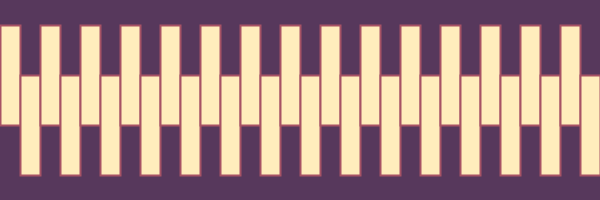
Frame 1 (no input)
Frame 60 (the mouse pressed at the canvas centre just before this capture): identical to frame 1, image omitted
Frame 120 (the mouse held since frame 60 and released just before this capture): identical to frame 1, image omitted

The Processing sketch that drew this single still picture (run headless with seeded random() and noise(); from frame 60 on, the mouse is pressed at the canvas centre):

// Processing sketch: processing_180400
// ── processing_180400.pde

void setup () {
  size (600, 200);
  smooth();
}

void draw () {

  background (#57385c);
  fill (#ffedbc);
  stroke(#A75265);
  strokeWeight(2);

  foo6(20);
}

void foo6(float steps) {
  float x = 0;
  int counter = 0;
  while (x < width) {
    float y = 25;
    if (counter == 1) {
      y = y + 50;
    }
    rect(x, y, steps, height-100);

    counter = counter + 1;
    if (counter == 2) {
      counter = 0;
    }
    x = x + steps;
  }
}
